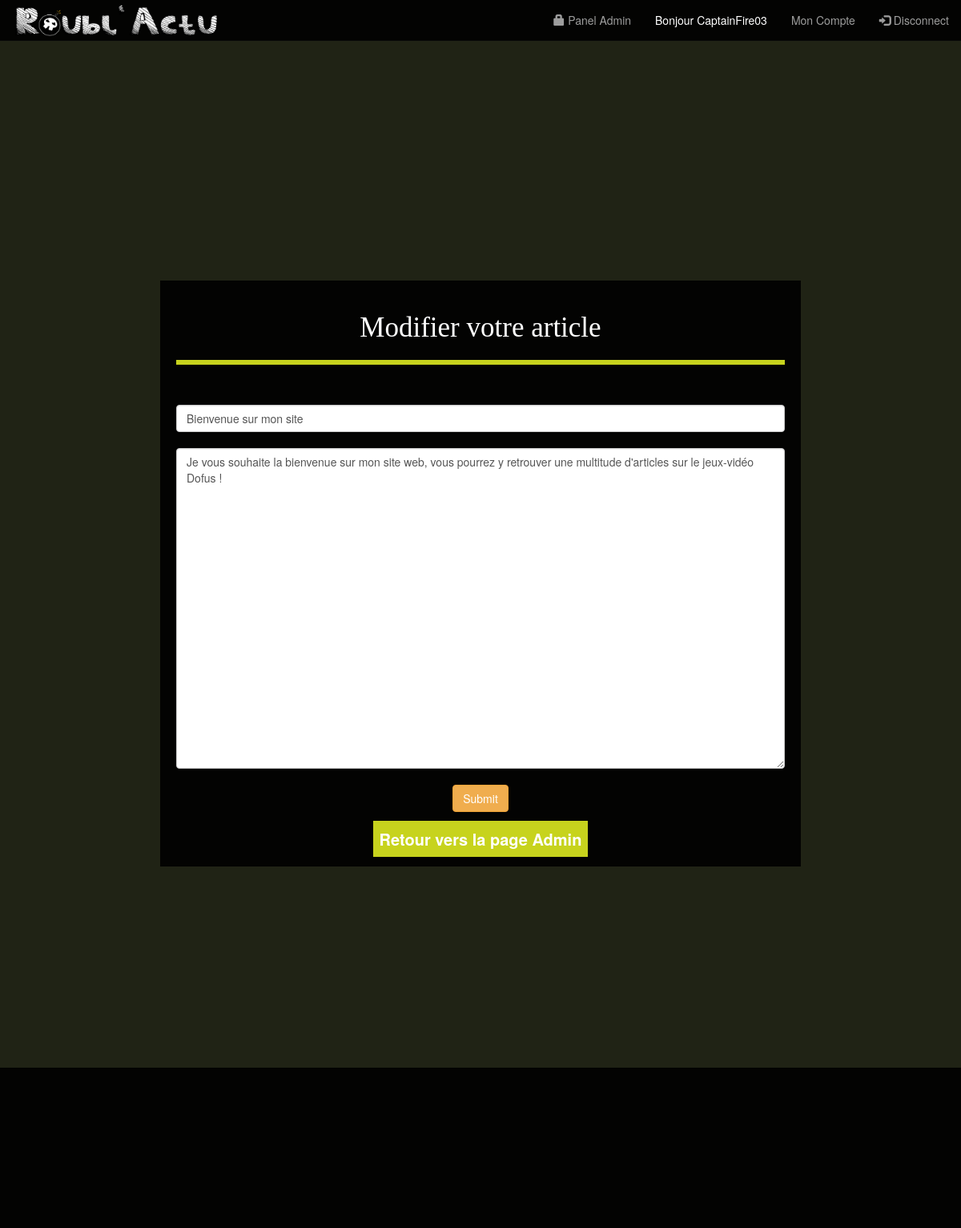
The app's page /admin.php?p=posts.single&id=1 (signed in) with its own data.
### tables this page shows
CREATE TABLE `articles` (
  `id` int(11) NOT NULL,
  `titre` varchar(25) NOT NULL,
  `contenu` longtext NOT NULL,
  `date_creation` date NOT NULL,
  `category_id` int(11) DEFAULT NULL,
  `auteur` varchar(20) NOT NULL,
  `img` varchar(255) NOT NULL
);

### app/App.php (called while the page is built, shortened)
<?php
class App
{
	private static $_instance;
	private $db_instance;
	public static function load()
	{
		require ROOT.'/app/Autoloader.php';
		require ROOT.'/core/Autoloader.php';
	}
	public static function getInstance(){
		if (is_null(self::$_instance)){
			self::$_instance = new App();
		}
		return self::$_instance;
	}
	public function getTable($name){
		return new $class_name($this->getDb());
	}
	public function getDb(){
		$config = Config::getInstance(ROOT.'/config/config.php');
		if (is_null($this->db_instance)){
				$this->db_instance = new MysqlDatabase(
					$config->get('db_name'),
					$config->get('db_user'),
					$config->get('db_pass'),
					$config->get('db_host'));
		}
		return $this->db_instance;
	}
}

### app/Autoloader.php (called while the page is built, shortened)
<?php
class Autoloader
{
		static function autoload($class)
		{
			if(strpos($class, __NAMESPACE__.'\\') === 0){
				$class = str_replace(__NAMESPACE__.'\\', '', $class);
				$class = str_replace('\\', '/', $class);
			}
		}
}

### core/Autoloader.php (called while the page is built, shortened)
<?php
class Autoloader
{
		static function autoload($class)
		{
			if(strpos($class, __NAMESPACE__.'\\') === 0){
				$class = str_replace(__NAMESPACE__.'\\', '', $class);
				$class = str_replace('\\', '/', $class);
			}
		}
}

### core/Config.php (called while the page is built, shortened)
<?php
class Config
{
	private static $_instance;
	private $settings = [];
	public static function getInstance($file){
		if(is_null(self::$_instance)){
			self::$_instance = new Config($file);
		}
		return self::$_instance;
	}
	public function __construct($file){
		$this->settings = require($file);
	}
	public function get($key){
		return $this->settings[$key];
	}
}

### config/config.php (called while the page is built)
<?php
return array(
	"db_user" => "root",
	"db_pass" => "",
	"db_name" => "newapp",
	"db_host" => "localhost"
	);

### core/Table/Table.php (called while the page is built, shortened)
<?php
class Table
{
	protected $db;
	public function __construct(Database $db){
		$this->db = $db;
	}
	public function query($statement, $attributes = null, $one=false)
	{
		if ($attributes) {
			return $this->db->prepare(
				$statement,
				$attributes,
				str_replace('Table', 'Entity', get_class($this)),
				$one);
		}else{
			return $this->db->query(
				$statement,
				str_replace('Table', 'Entity', get_class($this)),
				$one);
		}
	}
}

### core/Database/MysqlDatabase.php (called while the page is built, shortened)
<?php
class MysqlDatabase extends Database
{
	private $db_name;
	private $db_user;
	private $db_pass;
	private $db_host;
	private $pdo;
	function __construct($db_name, $db_user='root', $db_pass='', $db_host='localhost')
	{
			$this->db_name= $db_name;
			$this->db_user= $db_user;
			$this->db_pass= $db_pass;
			$this->db_host= $db_host;
	}
	private function getPdo(){
		if($this->pdo === null){
		 	$pdo = new PDO('mysql:dbname='.$this->db_name.';host='.$this->db_host.';charset=UTF8',
		 	 			$this->db_user,
		 	 			$this->db_pass);
  			$pdo->setAttribute(	PDO::ATTR_ERRMODE,
  								PDO::ERRMODE_EXCEPTION);
  			$this->pdo = $pdo;
  		}
  		return $this->pdo;
	}
	public function prepare(
					$statement,
					$parametre,
					$class_name= null,
					$one=false){
		$req = $this->getPdo()->prepare($statement);
		$res = $req->execute($parametre);
		if (is_null($class_name)) {
			$req->setFetchMode(PDO::FETCH_OBJ);
		}else{
			$req->setFetchMode(PDO::FETCH_CLASS, $class_name);
		}
		if ($one===false){
			$datas= $req->fetchAll();
		}else{
			$datas= $req->fetch();
		}
		return $datas;
	}
}

### app/Table/PostTable.php (called while the page is built, shortened)
<?php
class PostTable extends Table
{
	public function find($id)
	{
		return $this->query(" SELECT articles.id,
									articles.titre,
									articles.contenu,
									articles.date_creation,
									articles.auteur,
									articles.img,
									categories.titre as category
								FROM articles
								LEFT JOIN categories
									ON category_id = categories.id
								WHERE articles.id = ?
							", [$id], true);
	}
}

### pages/admin/posts/postssingle.php (the view, shortened to what this page needs)
<?php
	$app = App::getInstance();
				?>
				<?php
	$post = $app->getTable('post')->find($_GET['id']);
?>
<div class="col-md-2">
</div>
<div class="col-md-8" id="zoneAdmin">
<h2 id="modif_article" style="font-size: 2.5em; margin-bottom: 50px; border-bottom:6px solid  rgb(199,211,29); padding-bottom: 20px;">Modifier votre article</h2>
<form method="post" action="admin.php?p=posts.single&id=<?= $post->id; ?>">
	<input class="form-control" type="text" name="titre" value="<?= $post->titre; ?>" style="margin-bottom: 20px;">
	<textarea class="form-control" name="contenu"  style="margin-bottom: 20px; height: 400px;" id="editor1"><?= $post->contenu; ?></textarea>
	<input class="btn btn-warning" type="submit" name=""> </br><br>
	<a href="admin.php" id="buttonAction">Retour vers la page Admin</a>
</form>
</div>
<div class="col-md-4">
</div>

### web/css/style.css (style rules this page uses)
body { background-color: #202315; background-image: url(../img/header3.png); background-size: 100%; background-repeat: no-repeat; margin: 0; padding: 0; }
#modif_article { font-family: 'Indie Flower', cursive; }
#zoneAdmin { background-color: rgba(0,0,0,0.9); margin-bottom: 200px; padding: 20px; text-align: center; color: white; }
#buttonAction { background-color:rgb(199,211,29); padding: 8px; color: white; font-weight: bold;font-size: 20px; text-decoration: none; }

### records on screen
articles: titre "Bienvenue sur mon site", contenu "Je vous souhaite la bienvenue sur mon site web, vous pourrez y retrouver une multitude d'articles sur le jeux-vidéo Dofus !"

### other values on screen
$_SESSION['Auth'] "CaptainFire03"
$connect "Disconnect"
